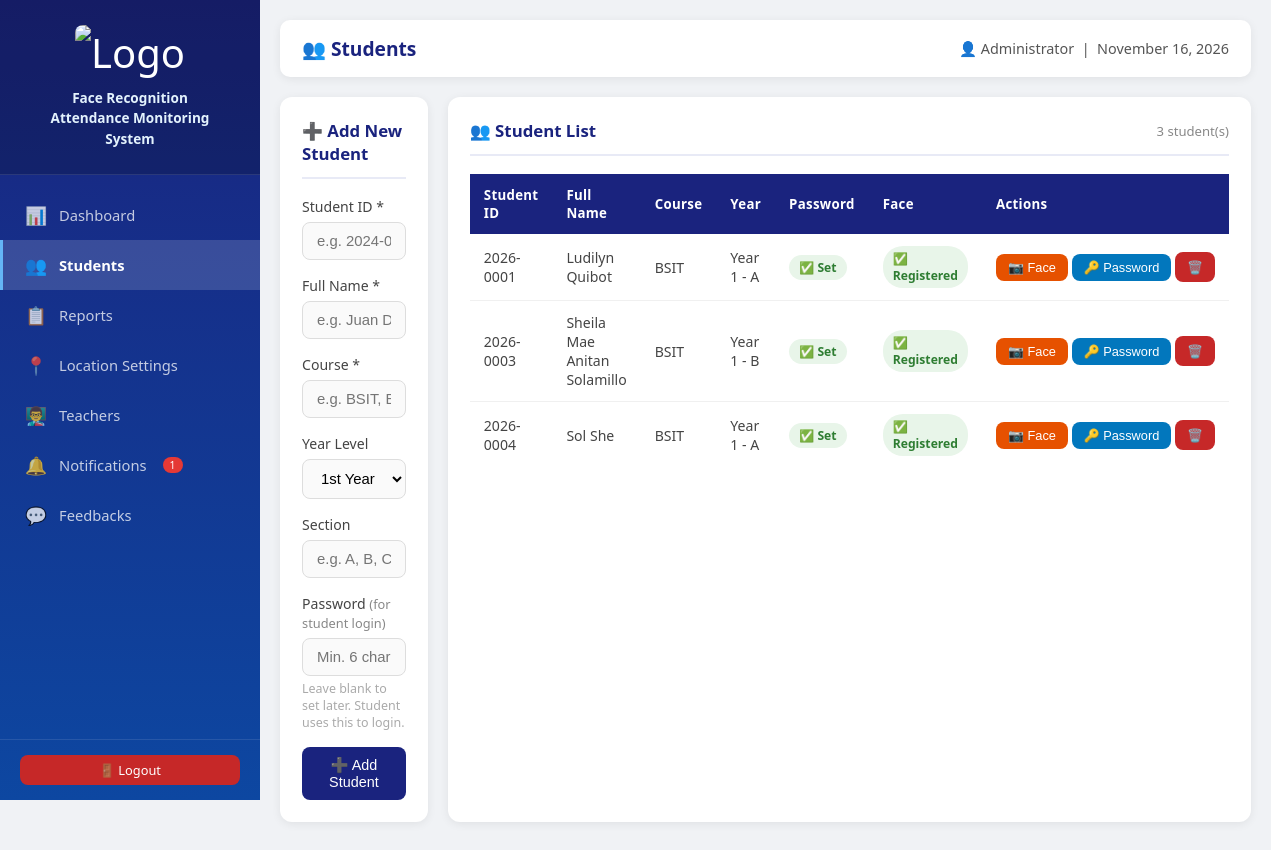
The page /pages/students.php (signed in) on the database its author committed.
### tables this page shows
CREATE TABLE `students` (
  `id` int(11) NOT NULL,
  `student_id` varchar(20) NOT NULL,
  `full_name` varchar(100) NOT NULL,
  `course` varchar(100) DEFAULT NULL,
  `year_level` int(11) DEFAULT NULL,
  `section` varchar(20) DEFAULT NULL,
  `password` varchar(255) DEFAULT NULL,
  `email` varchar(100) DEFAULT NULL,
  `google_email` varchar(150) DEFAULT NULL,
  `google_id` varchar(100) DEFAULT NULL,
  `google_picture` varchar(500) DEFAULT NULL,
  `profile_picture` varchar(500) DEFAULT NULL,
  `is_active` tinyint(1) DEFAULT 1,
  `face_descriptor` text DEFAULT NULL,
  `face_image` varchar(255) DEFAULT NULL,
  `created_at` timestamp NOT NULL DEFAULT current_timestamp(),
  `email_verified_at` datetime DEFAULT NULL,
  `email_verification_token_hash` char(64) DEFAULT NULL,
  `email_verification_expires_at` datetime DEFAULT NULL
);

### pages/students.php (the view, shortened to what this page needs)
<?php
require_once 'layout.php';
$conn = getConnection();
$students = $conn->query("SELECT * FROM students ORDER BY full_name ASC");
?>
<div class="grid-2">
    <div class="card">
        <div class="card-title">➕ Add New Student</div>
        <form method="POST">
            <div class="form-group">
                <label>Student ID *</label>
                <input type="text" name="student_id" class="form-control"
                       placeholder="e.g. 2024-0001" required>
            </div>
            <div class="form-group">
                <label>Full Name *</label>
                <input type="text" name="full_name" class="form-control"
                       placeholder="e.g. Juan Dela Cruz" required>
            </div>
            <div class="form-group">
                <label>Course *</label>
                <input type="text" name="course" class="form-control"
                       placeholder="e.g. BSIT, BSCS" required>
            </div>
            <div class="form-group">
                <label>Year Level</label>
                <select name="year_level" class="form-control">
                    <option value="1">1st Year</option>
                </select>
            </div>
            <div class="form-group">
                <label>Section</label>
                <input type="text" name="section" class="form-control"
                       placeholder="e.g. A, B, C">
            </div>
            <div class="form-group">
                <label>Password <span style="color:#888; font-size:0.8rem;">(for student login)</span></label>
                <input type="password" name="password" class="form-control"
                       placeholder="Min. 6 characters">
                <p style="color:#aaa; font-size:0.78rem; margin-top:4px;">
                    Leave blank to set later. Student uses this to login.
                </p>
            </div>
            <button type="submit" name="add_student" class="btn btn-primary btn-block">
                ➕ Add Student
            </button>
        </form>
    </div>
    <div class="card">
        <div class="card-title">
            👥 Student List
            <span style="margin-left:auto; font-size:0.82rem; font-weight:400; color:#888;">
                <?= $students->num_rows ?> student(s)
            </span>
        </div>
        <?php if ($students->num_rows > 0): ?>
        <div class="table-responsive">
            <table>
                <thead>
                    <tr>
                        <th>Student ID</th>
                        <th>Full Name</th>
                        <th>Course</th>
                        <th>Year</th>
                        <th>Password</th>
                        <th>Face</th>
                        <th>Actions</th>
                    </tr>
                </thead>
                <tbody>
                <?php while($s = $students->fetch_assoc()): ?>
                    <tr>
                        <td><?= htmlspecialchars($s['student_id']) ?></td>
                        <td><?= htmlspecialchars($s['full_name']) ?></td>
                        <td><?= htmlspecialchars($s['course']) ?></td>
                        <td>Year <?= $s['year_level'] ?> - <?= htmlspecialchars($s['section']) ?></td>
                        <td>
                            <?= $s['password']
                                ? '<span class="badge badge-present">✅ Set</span>'
                                : '<span class="badge badge-danger">❌ None</span>' ?>
                        </td>
                        <td>
                            <?= $s['face_descriptor']
                                ? '<span class="badge badge-present">✅ Registered</span>'
                                : '<span class="badge badge-danger">❌ Not Set</span>' ?>
                        </td>
                        <td style="white-space:nowrap;">
                            <button onclick="openRegisterFace(<?= $s['id'] ?>, '<?= htmlspecialchars($s['full_name'], ENT_QUOTES) ?>')"
                                    class="btn btn-warning btn-sm">
                                📷 Face
                            </button>
                            <button onclick="openSetPassword(<?= $s['id'] ?>, '<?= htmlspecialchars($s['full_name'], ENT_QUOTES) ?>')"
                                    class="btn btn-info btn-sm">
                                🔑 Password
                            </button>
                            <a href="?delete=<?= $s['id'] ?>"
                               onclick="return confirm('Delete <?= htmlspecialchars($s['full_name'], ENT_QUOTES) ?>?')"
                               class="btn btn-danger btn-sm">
                                🗑️
                            </a>
                        </td>
                    </tr>
                <?php endwhile; ?>
                </tbody>
            </table>
        </div>
        <?php endif; ?>
    </div>
</div>
    </main>
</div>
</body>
</html>

### assets/css/style.css (style rules this page uses)
* { margin: 0; padding: 0; box-sizing: border-box; }
body { font-family: 'Segoe UI', Tahoma, Geneva, Verdana, sans-serif; background: #f0f2f5; color: #333; }
.card { background: white; border-radius: 12px; padding: 22px; box-shadow: 0 2px 10px rgba(0,0,0,0.07); margin-bottom: 20px; }
.card-title { font-size: 1.05rem; font-weight: 600; color: #1a237e; margin-bottom: 18px; padding-bottom: 12px; border-bottom: 2px solid #e8eaf6; display: flex; align-items: center; gap: 8px; }
.form-group { margin-bottom: 16px; }
.form-group label { display: block; margin-bottom: 6px; font-weight: 500; font-size: 0.88rem; color: #444; }
.form-control { width: 100%; padding: 10px 14px; border: 1.5px solid #ddd; border-radius: 8px; font-size: 0.93rem; transition: border-color 0.2s, box-shadow 0.2s; background: #fafafa; }
.btn { padding: 10px 22px; border: none; border-radius: 8px; cursor: pointer; font-size: 0.9rem; font-weight: 500; transition: all 0.2s; text-decoration: none; display: inline-flex; align-items: center; gap: 6px; }
.btn-primary { background: #1a237e; color: white; }
.btn-danger { background: #c62828; color: white; }
.btn-warning { background: #e65100; color: white; }
.btn-info { background: #0277bd; color: white; }
.btn-block { width: 100%; justify-content: center; }
.btn-sm { padding: 6px 12px; font-size: 0.8rem; }
.table-responsive { overflow-x: auto; }
table { width: 100%; border-collapse: collapse; }
thead th { background: #1a237e; color: white; padding: 12px 14px; text-align: left; font-size: 0.83rem; font-weight: 600; letter-spacing: 0.3px; }
thead th:first-child { border-radius: 0; }
tbody td { padding: 12px 14px; border-bottom: 1px solid #f0f0f0; font-size: 0.88rem; color: #444; }
tbody tr:last-child td { border-bottom: none; }
.badge { padding: 4px 10px; border-radius: 20px; font-size: 0.76rem; font-weight: 600; display: inline-block; }
.badge-present { background: #e8f5e9; color: #2e7d32; }
.grid-2 { display: grid; grid-template-columns: 1fr 1fr; gap: 20px; }

### rows shown on the page
students: student "2026-0001", full_name "Ludilyn Quibot", course "BSIT", year_level "1", section "A", shows "✅ Set", shows "✅ Registered"
students: student "2026-0003", full_name "Sheila Mae Anitan Solamillo", course "BSIT", year_level "1", section "B", shows "✅ Set", shows "✅ Registered"
students: student "2026-0004", full_name "Sol She", course "BSIT", year_level "1", section "A", shows "✅ Set", shows "✅ Registered"

### other values the page prints
$nc_count "1"
$titles[$current_page] "👥 Students"
$_SESSION['full_name'] "Administrator"
$students->num_rows "3"
